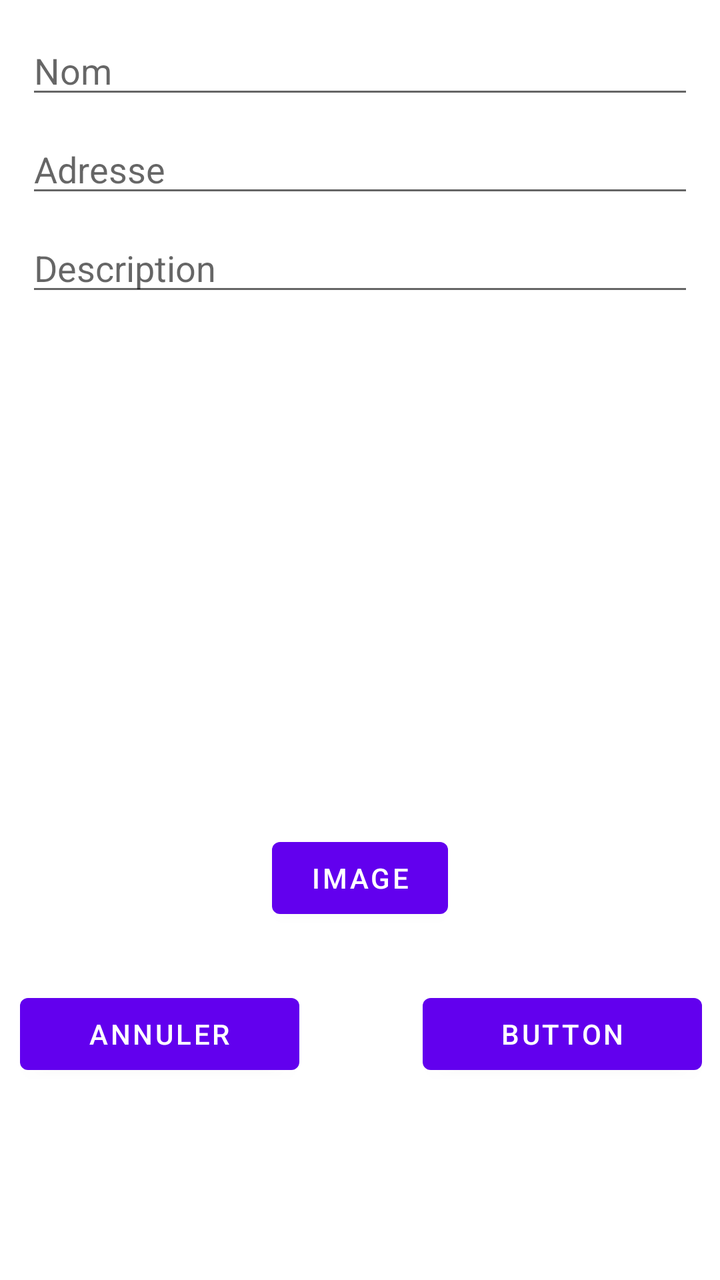
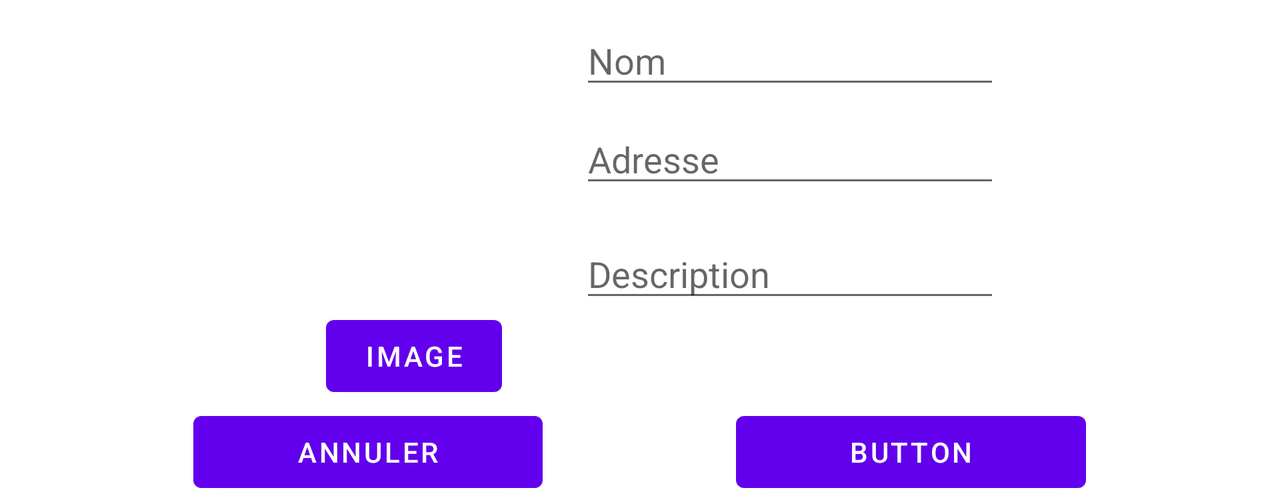

An Android layout and its configuration variant, each rendered on a device that would load it. The default file and the variant file are quoted in full after the pictures.
<!-- AndroidManifest.xml: application theme Theme.Lieux -->
<!-- res/layout/fragment_edit_lieu_dialog.xml -->
<?xml version="1.0" encoding="utf-8"?>
<androidx.constraintlayout.widget.ConstraintLayout xmlns:android="http://schemas.android.com/apk/res/android"
    xmlns:app="http://schemas.android.com/apk/res-auto"
    xmlns:tools="http://schemas.android.com/tools"
    android:layout_width="match_parent"
    android:layout_height="match_parent"
    android:padding="5dp">

    <EditText
        android:id="@+id/edit_lieu_dialog_nom"
        android:layout_width="0dp"
        android:layout_height="wrap_content"
        android:layout_marginStart="8dp"
        android:layout_marginTop="8dp"
        android:layout_marginEnd="8dp"
        android:ems="10"
        android:hint="Nom"
        android:inputType="textPersonName"
        app:layout_constraintEnd_toEndOf="parent"
        app:layout_constraintStart_toStartOf="parent"
        app:layout_constraintTop_toTopOf="parent" />

    <EditText
        android:id="@+id/edit_lieu_dialog_adresse"
        android:layout_width="0dp"
        android:layout_height="wrap_content"
        android:layout_margin="8dp"
        android:ems="10"
        android:hint="Adresse"
        android:inputType="textPostalAddress"
        app:layout_constraintEnd_toEndOf="parent"
        app:layout_constraintStart_toStartOf="parent"
        app:layout_constraintTop_toBottomOf="@+id/edit_lieu_dialog_nom" />


    <EditText
        android:id="@+id/edit_lieu_dialog_description"
        android:layout_width="0dp"
        android:layout_height="wrap_content"
        android:layout_margin="8dp"
        android:layout_marginStart="8dp"
        android:layout_marginEnd="8dp"
        android:ems="10"
        android:hint="Description"
        android:inputType="textMultiLine"
        app:layout_constraintEnd_toEndOf="parent"
        app:layout_constraintStart_toStartOf="parent"
        app:layout_constraintTop_toBottomOf="@+id/edit_lieu_dialog_adresse" />

    <ImageView
        android:id="@+id/image_lieu_preview"
        android:layout_width="411dp"
        android:layout_height="250dp"
        android:layout_marginTop="1dp"
        android:scaleType="centerCrop"
        app:layout_constraintEnd_toEndOf="parent"
        app:layout_constraintStart_toStartOf="parent"
        app:layout_constraintTop_toBottomOf="@+id/edit_lieu_dialog_description" />

    <Button
        android:id="@+id/bt_image"
        android:layout_width="wrap_content"
        android:layout_height="wrap_content"
        android:layout_marginTop="261dp"
        android:text="Image"
        app:layout_constraintEnd_toEndOf="parent"
        app:layout_constraintStart_toStartOf="parent"
        app:layout_constraintTop_toTopOf="@+id/image_lieu_preview" />

    <LinearLayout
        android:layout_width="0dp"
        android:layout_height="wrap_content"
        android:layout_marginStart="5dp"
        android:layout_marginEnd="4dp"
        android:layout_marginBottom="64dp"
        app:layout_constraintBottom_toBottomOf="parent"
        app:layout_constraintEnd_toEndOf="parent"
        app:layout_constraintStart_toStartOf="parent"
        app:layout_constraintTop_toBottomOf="@+id/bt_image">

        <Button
            android:id="@+id/btnAnnulerDiag"
            android:layout_width="wrap_content"
            android:layout_height="wrap_content"
            android:layout_weight="1"
            android:width="50dp"
            android:text="Annuler" />

        <Space
            android:layout_width="10dp"
            android:layout_height="wrap_content"
            android:layout_weight="1" />

        <Button
            android:id="@+id/BtnAccepterDiag"
            android:layout_width="wrap_content"
            android:layout_height="wrap_content"
            android:layout_weight="1"
            android:width="50dp"
            android:text="Button" />
    </LinearLayout>


</androidx.constraintlayout.widget.ConstraintLayout>
<!-- resources referenced by this layout -->
<resources>
  <style name="Theme.Lieux" parent="Theme.MaterialComponents.DayNight.NoActionBar">
          
          <item name="colorPrimary">@color/purple_500</item>
          <item name="colorPrimaryVariant">@color/purple_700</item>
          <item name="colorOnPrimary">@color/white</item>
          
          <item name="colorSecondary">@color/teal_200</item>
          <item name="colorSecondaryVariant">@color/teal_700</item>
          <item name="colorOnSecondary">@color/black</item>
          
          <item name="android:statusBarColor">?attr/colorPrimaryVariant</item>
          
  
  
  
  
  
  
      </style>
  <color name="purple_500">#FF6200EE</color>
  <color name="purple_700">#FF3700B3</color>
  <color name="white">#FFFFFFFF</color>
  <color name="teal_200">#FF03DAC5</color>
  <color name="teal_700">#FF018786</color>
  <color name="black">#FF000000</color>
</resources>
<!-- res/layout-land/fragment_edit_lieu_dialog.xml (the repository's variant of the layout above) -->
<!-- drawn on the phone turned sideways -->
<?xml version="1.0" encoding="utf-8"?>
<androidx.constraintlayout.widget.ConstraintLayout xmlns:android="http://schemas.android.com/apk/res/android"
    xmlns:app="http://schemas.android.com/apk/res-auto"
    xmlns:tools="http://schemas.android.com/tools"
    android:layout_width="match_parent"
    android:layout_height="wrap_content">

    <LinearLayout
        android:layout_width="match_parent"
        android:layout_height="match_parent"
        android:orientation="vertical">

        <LinearLayout
            android:layout_width="match_parent"
            android:layout_height="match_parent"
            android:gravity="center"
            android:orientation="horizontal">

            <LinearLayout
                android:layout_width="wrap_content"
                android:layout_height="match_parent"
                android:gravity="center"
                android:orientation="vertical">

                <ImageView
                    android:id="@+id/image_lieu_preview"
                    android:layout_width="150dp"
                    android:layout_height="150dp"
                    android:layout_marginTop="4dp"
                    android:scaleType="centerCrop" />

                <Button
                    android:id="@+id/bt_image"
                    android:layout_width="wrap_content"
                    android:layout_height="wrap_content"
                    android:text="Image" />
            </LinearLayout>

            <LinearLayout
                android:layout_width="wrap_content"
                android:layout_height="match_parent"
                android:orientation="vertical">

                <EditText
                    android:id="@+id/edit_lieu_dialog_nom"
                    android:layout_width="wrap_content"
                    android:layout_height="wrap_content"
                    android:layout_marginStart="8dp"
                    android:layout_marginTop="8dp"
                    android:layout_marginEnd="8dp"
                    android:ems="10"
                    android:hint="Nom"
                    android:inputType="textPersonName" />

                <EditText
                    android:id="@+id/edit_lieu_dialog_adresse"
                    android:layout_width="wrap_content"
                    android:layout_height="wrap_content"
                    android:layout_margin="8dp"
                    android:ems="10"
                    android:hint="Adresse"
                    android:inputType="textPostalAddress" />

                <EditText
                    android:id="@+id/edit_lieu_dialog_description"
                    android:layout_width="wrap_content"
                    android:layout_height="wrap_content"
                    android:layout_margin="8dp"
                    android:layout_marginStart="8dp"
                    android:layout_marginEnd="8dp"
                    android:ems="10"
                    android:hint="Description"
                    android:inputType="textMultiLine" />

            </LinearLayout>

        </LinearLayout>

        <LinearLayout
            android:layout_width="match_parent"
            android:layout_height="match_parent"
            android:orientation="horizontal">

            <Space
                android:layout_width="10dp"
                android:layout_height="wrap_content"
                android:layout_weight="1" />

            <Button
                android:id="@+id/btnAnnulerDiag"
                android:layout_width="wrap_content"
                android:layout_height="wrap_content"
                android:layout_weight="1"
                android:width="50dp"
                android:text="Annuler" />

            <Space
                android:layout_width="10dp"
                android:layout_height="wrap_content"
                android:layout_weight="1" />

            <Button
                android:id="@+id/BtnAccepterDiag"
                android:layout_width="wrap_content"
                android:layout_height="wrap_content"
                android:layout_weight="1"
                android:width="50dp"
                android:text="Button" />

            <Space
                android:layout_width="10dp"
                android:layout_height="wrap_content"
                android:layout_weight="1" />

        </LinearLayout>
    </LinearLayout>


</androidx.constraintlayout.widget.ConstraintLayout>
